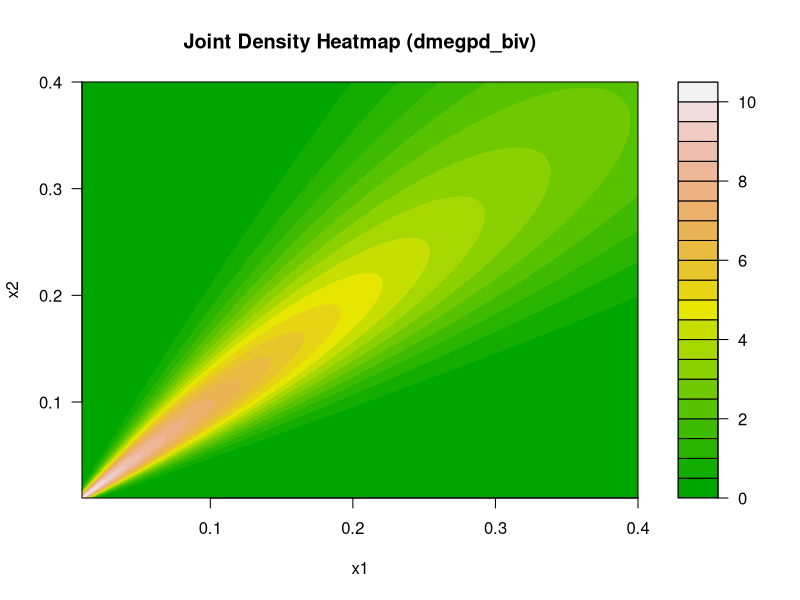
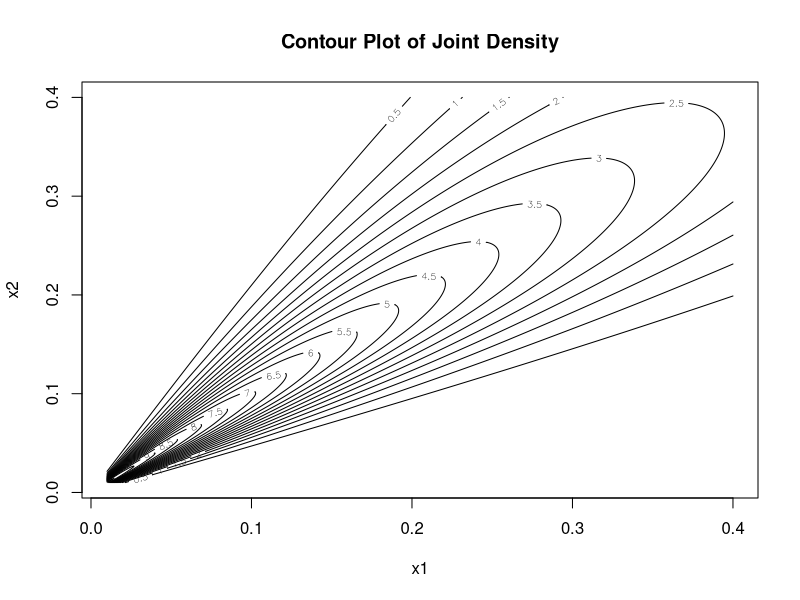
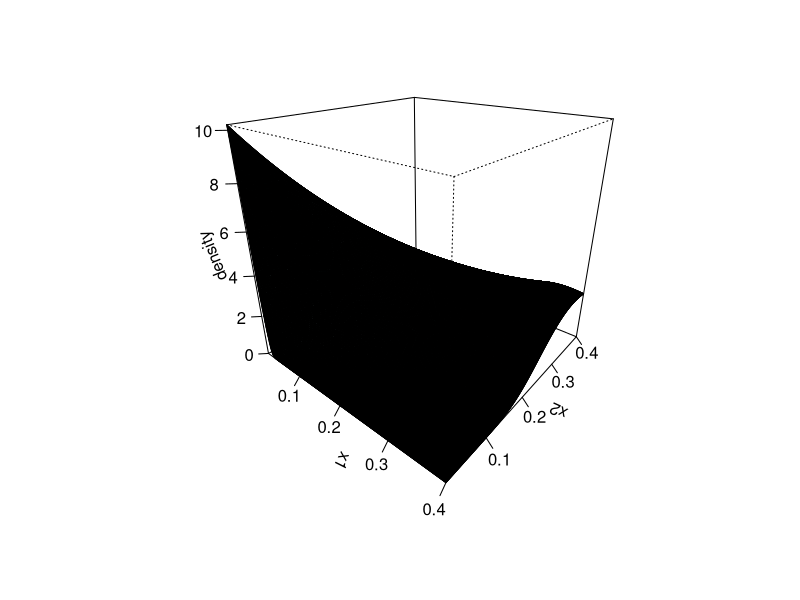
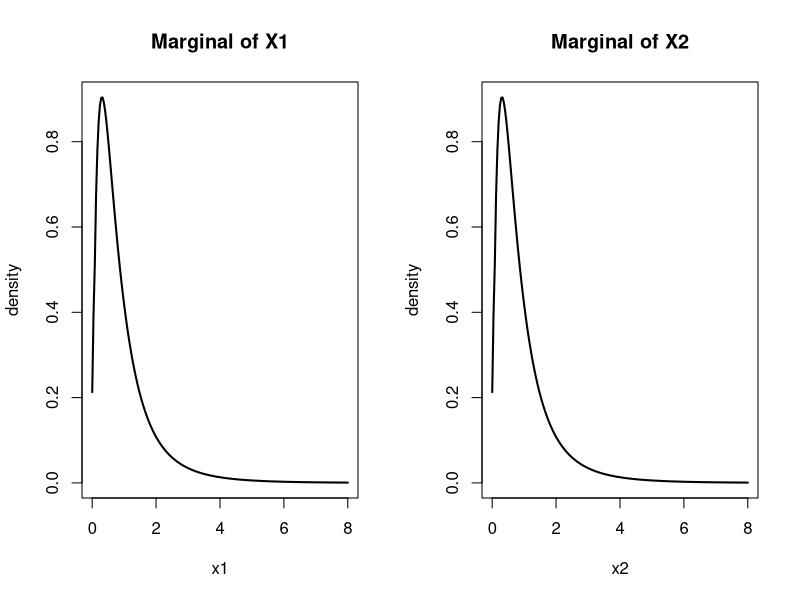

Here is the R script that generated these plots, in order:
# ---- Your density function ----
dmegpd_biv <- function(x1, x2, kappa, xi, delta_func) {
  x1 <- max(x1, 1e-10)
  x2 <- max(x2, 1e-10)
  
  r <- x1 + x2
  
  H_r <- if(abs(xi) < 1e-10) {
    1 - exp(-r)
  } else {
    pmax(0, 1 - (1 + xi * r)^(-1/xi))
  }
  
  h_r <- if(abs(xi) < 1e-10) {
    exp(-r)
  } else {
    pmax(0, (1 + xi * r)^(-1/xi - 1))
  }
  
  d <- max(delta_func(r), 0.01)
  
  term_rad <- kappa * h_r * (H_r^(kappa - 1))
  
  log_ratio <- log(x1 / x2)
  z_sq <- (log_ratio / d)^2
  
  term_ang <- (1 / (sqrt(2 * pi) * d)) * exp(-0.5 * z_sq) * (r / (x1 * x2))
  
  val <- term_rad * term_ang
  ifelse(is.finite(val), val, 0)
}

# ---- Example delta function (replace with yours) ----
delta_func <- function(r) {
  0.3 + 0.1 * log1p(r)
}

# ---- Parameters ----
kappa <- 2
xi <- 0.2

# ---- Grid setup ----
x_seq <- seq(0.01, 0.4, length.out = 800)
grid <- expand.grid(x1 = x_seq, x2 = x_seq)

# ---- Evaluate density on grid ----
grid$z <- mapply(
  dmegpd_biv,
  grid$x1,
  grid$x2,
  MoreArgs = list(kappa = kappa, xi = xi, delta_func = delta_func)
)

# reshape into matrix for plotting
z_matrix <- matrix(grid$z, nrow = length(x_seq), byrow = TRUE)

# ---- 1. Heatmap ----
filled.contour(
  x_seq, x_seq, z_matrix,
  color.palette = terrain.colors,
  xlab = "x1",
  ylab = "x2",
  main = "Joint Density Heatmap (dmegpd_biv)"
)

# ---- 2. Contour plot ----
contour(
  x_seq, x_seq, z_matrix,
  nlevels = 20,
  xlab = "x1",
  ylab = "x2",
  main = "Contour Plot of Joint Density"
)

# ---- 3. 3D surface (perspective plot) ----
persp(
  x_seq, x_seq, z_matrix,
  theta = 40,
  phi = 25,
  expand = 1,
  col = "lightblue",
  ticktype = "detailed",
  xlab = "x1",
  ylab = "x2",
  zlab = "density"
)

# ---- 4. Quick multimodality diagnostic ----
max_idx <- which(z_matrix == max(z_matrix), arr.ind = TRUE)
cat("Peak density at:\n")
cat("x1 =", x_seq[max_idx[1]], "\n")
cat("x2 =", x_seq[max_idx[2]], "\n")


# ---- Grid ----
trapz <- function(x, y) {
  sum(diff(x) * (head(y, -1) + tail(y, -1)) / 2)
}

x_seq <- seq(0.001, 8, length.out = 200)

# ---- Marginal of X1: integrate over x2 ----
marg_x1 <- numeric(length(x_seq))

for (i in seq_along(x_seq)) {
  x1_fixed <- x_seq[i]
  
  vals <- sapply(x_seq, function(x2) {
    dmegpd_biv(x1_fixed, x2, kappa, xi, delta_func)
  })
  
  marg_x1[i] <- trapz(x_seq, vals)
}

# ---- Marginal of X2: integrate over x1 ----
marg_x2 <- numeric(length(x_seq))

for (j in seq_along(x_seq)) {
  x2_fixed <- x_seq[j]
  
  vals <- sapply(x_seq, function(x1) {
    dmegpd_biv(x1, x2_fixed, kappa, xi, delta_func)
  })
  
  marg_x2[j] <- trapz(x_seq, vals)
}

# ---- simple trapezoidal rule ----


# ---- Plot marginals ----
par(mfrow = c(1, 2))

plot(x_seq, marg_x1, type = "l", lwd = 2,
     main = "Marginal of X1",
     xlab = "x1", ylab = "density")

plot(x_seq, marg_x2, type = "l", lwd = 2,
     main = "Marginal of X2",
     xlab = "x2", ylab = "density")
